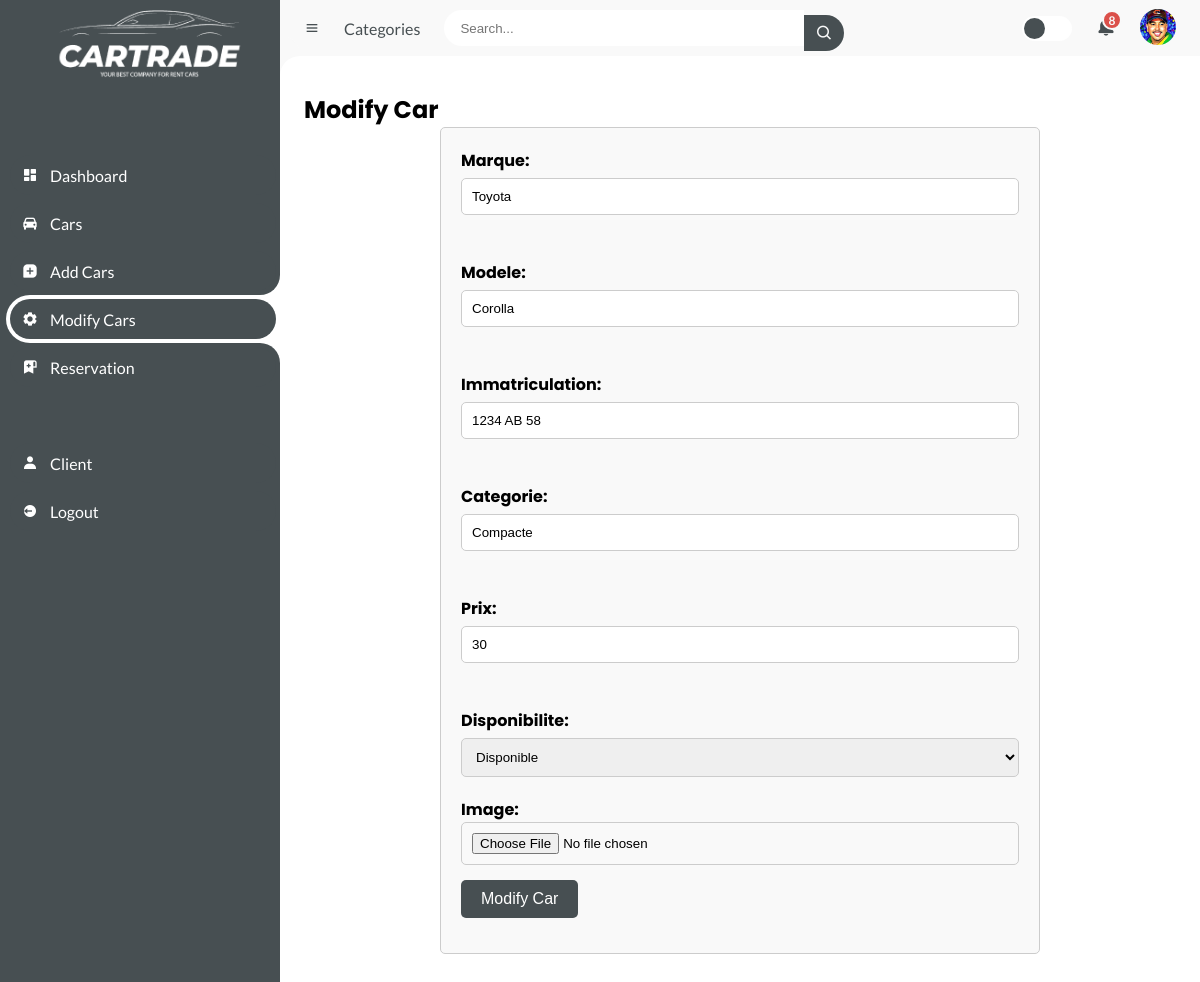
/modify_car/1, run on the app's committed database.
### tables this page shows
CREATE TABLE voiture (
                id_voiture INTEGER PRIMARY KEY AUTOINCREMENT,
                marque TEXT NOT NULL,
                modele TEXT NOT NULL,
                immatriculation TEXT NOT NULL,
                categorie TEXT NOT NULL,
                prix TEXT NOT NULL,
                disponibilite TEXT NOT NULL,
                image_url TEXT);

### app.py (the view)
@app.route("/modify_car/<int:car_id>", methods=["GET"])
def modify_car(car_id):
    conn = sqlite3.connect("loc.db")
    cursor = conn.cursor()
    cursor.execute("SELECT * FROM voiture WHERE id_voiture = ?", (car_id,))
    car = cursor.fetchone()
    conn.close()
    if car:
        car_obj = Voiture(*car)
        return render_template("modify_car.html", car=car_obj)
    else:
        return "Car not found", 404

### templates/modify_car.html (shortened to what this page needs)
<!DOCTYPE html>
<html lang="en">
  <head>
    <link
      href="https://unpkg.com/boxicons@2.0.9/css/boxicons.min.css"
      rel="stylesheet"
    />
    <link
      rel="stylesheet"
      type="text/css"
      href="{{ url_for('static', filename='styleman.css') }}"
    />
  </head>
  <body>
    <section id="sidebar">
      <a href="/" class="brand">
        <img src="{{ url_for('static', filename= 'photo/hhhh.png')}}" alt="" />
      </a>
      <ul class="side-menu top">
        <li>
          <a href="/home">
            <i class="bx bxs-dashboard"></i>
            <span class="text">Dashboard</span>
          </a>
        </li>
        <li>
          <a href="/manager_cars">
            <i class="bx bxs-car"></i>
            <span class="text">Cars</span>
          </a>
        </li>
        <li >
          <a href="/manager_dashboard">
            <i class="bx bxs-message-square-add"></i>
            <span class="text">Add Cars</span>
          </a>
        </li>
        <li class="active">
          <a href="#">
            <i class="bx bxs-cog"></i>
            <span class="text">Modify Cars</span>
          </a>
        </li>
        <li>
          <a href="/reservations">
            <i class="bx bxs-bookmark-alt-plus"></i>
            <span class="text">Reservation</span>
          </a>
        </li>
      </ul>
      <ul class="side-menu">
        <li>
          <a href="/client_summary">
            <i class="bx bxs-user"></i>
            <span class="text">Client</span>
          </a>
        </li>
        <li>
          <a href="/" class="logout">
            <i class="bx bxs-log-out-circle"></i>
            <span class="text">Logout</span>
          </a>
        </li>
      </ul>
    </section>
    <section id="content">
      <nav>
        <i class="bx bx-menu"></i>
        <a href="#" class="nav-link">Categories</a>
        <form action="#">
          <div class="form-input">
            <input type="search" placeholder="Search..." />
            <button type="submit" class="search-btn">
              <i class="bx bx-search"></i>
            </button>
          </div>
        </form>
        <label for="switch-mode" class="switch-mode"></label>
        <a href="#" class="notification">
          <span class="num">8</span>
        </a>
        <a href="/manager_profile" class="profile">
          <img src="{{ url_for('static', filename= 'photo/img/talal2.png')}}" alt="">
        </a>
      </nav>
      <main>
        <h1>Modify Car</h1>
        <div class="container">
          <form
            action="{{ url_for('modify_car_post', car_id=car.id) }}"
            method="post"
            enctype="multipart/form-data"
          >
          <div class="form_item">
						<label for="marque">Marque:</label>
						<input list="marqueList" id="marque" name="marque" autocomplete="off" value="{{ car.marque }}">
						<br><br>
					</div>
          <div class="form_item">
						<label for="modele">Modele:</label>
						<input list="modeleList" id="modele" name="modele" required autocomplete="off" value="{{ car.modele }}">
						<br><br>
					</div>
          <div class="form_item">
						<label for="immatriculation">Immatriculation:</label>
						<input type="text" id="immatriculation" name="immatriculation" pattern="\d{4}\s[A-Z]{2}\s\d{2}" title="Format: 1111 HJ 09" placeholder="1111 HJ 09 " required value="{{ car.immatriculation }}" /><br /><br />
					</div>
          <div class="form_item">
            <label for="categorie">Categorie:</label>
            <input list="categorieOptions" id="categorieInput" name="categorie" required value="{{ car.categorie }}">
            <br /><br />
        </div>
          <div class="form_item">
						<label for="prix">Prix:</label>
						<input type="number" id="prix" name="prix" step="1" min="0" max="100" required value="{{ car.prix }}" /><br /><br />
					</div>
          <div class="form_item">
            <label for="disponibilite">Disponibilite:</label>
            <select id="disponibiliteInput" name="disponibilite" required>
                <option value="Disponible">Disponible</option>
            </select>
        </div>
            <div class="form-content">
              <label for="image_url">Image:</label>
              <input type="file" id="image_url" name="image_url" />
            </div>
            <div class="form-content">
              <input type="submit" value="Modify Car" />
            </div>
          </form>
        </div>
      </main>
    </section>
  </body>
</html>

### templates/modify_car.html (style rules this page uses)
body { font-family: Arial, sans-serif; margin: 0; padding: 0; }
.container { max-width: 600px; margin: 0 auto; padding: 20px; border: 1px solid #ccc; border-radius: 5px; background-color: #f9f9f9; }
.form-content { margin-bottom: 15px; }
label { font-weight: bold; }
input[type="text"], input[type="file"] { width: 100%; padding: 10px; border: 1px solid #ccc; border-radius: 5px; box-sizing: border-box; }
input[type="submit"] { background-color: #474F52; color: white; padding: 10px 20px; border: none; border-radius: 5px; cursor: pointer; font-size: 16px; }

### data on the page
voiture: marque "Toyota", modele "Corolla", immatriculation "1234 AB 58", categorie "Compacte", prix "30"
